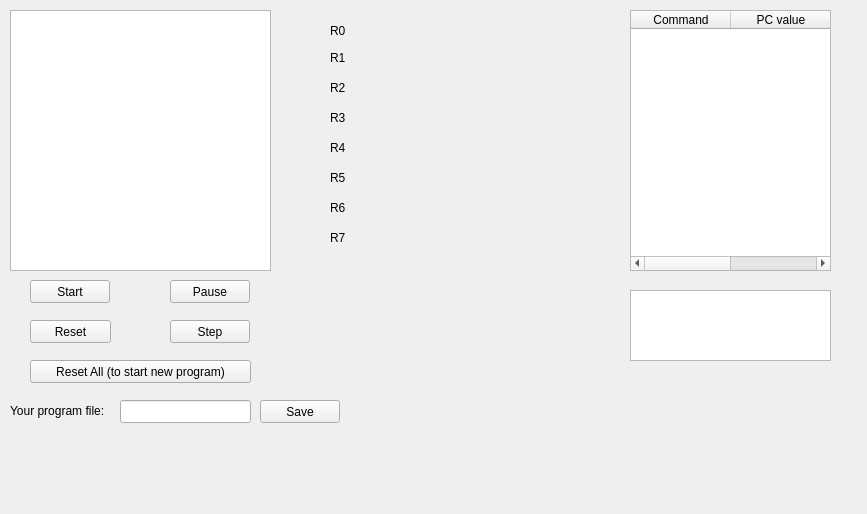
<?xml version="1.0" encoding="UTF-8"?>
<ui version="4.0">
 <class>MainWidget</class>
 <widget class="QWidget" name="MainWidget">
  <property name="geometry">
   <rect>
    <x>0</x>
    <y>0</y>
    <width>867</width>
    <height>514</height>
   </rect>
  </property>
  <property name="windowTitle">
   <string>MainWidget</string>
  </property>
  <widget class="QPushButton" name="pushButton">
   <property name="geometry">
    <rect>
     <x>30</x>
     <y>280</y>
     <width>80</width>
     <height>23</height>
    </rect>
   </property>
   <property name="text">
    <string>Start</string>
   </property>
  </widget>
  <widget class="QPushButton" name="pushButton_2">
   <property name="geometry">
    <rect>
     <x>170</x>
     <y>320</y>
     <width>80</width>
     <height>23</height>
    </rect>
   </property>
   <property name="text">
    <string>Step</string>
   </property>
  </widget>
  <widget class="QPushButton" name="pushButton_3">
   <property name="geometry">
    <rect>
     <x>30</x>
     <y>320</y>
     <width>81</width>
     <height>23</height>
    </rect>
   </property>
   <property name="text">
    <string>Reset</string>
   </property>
  </widget>
  <widget class="QPushButton" name="pushButton_4">
   <property name="geometry">
    <rect>
     <x>170</x>
     <y>280</y>
     <width>80</width>
     <height>23</height>
    </rect>
   </property>
   <property name="text">
    <string>Pause</string>
   </property>
  </widget>
  <widget class="QGraphicsView" name="graphicsView">
   <property name="geometry">
    <rect>
     <x>10</x>
     <y>10</y>
     <width>261</width>
     <height>261</height>
    </rect>
   </property>
  </widget>
  <widget class="QListWidget" name="listWidget">
   <property name="geometry">
    <rect>
     <x>630</x>
     <y>290</y>
     <width>201</width>
     <height>71</height>
    </rect>
   </property>
   <property name="layoutDirection">
    <enum>Qt::LeftToRight</enum>
   </property>
  </widget>
  <widget class="QLabel" name="label">
   <property name="geometry">
    <rect>
     <x>330</x>
     <y>20</y>
     <width>41</width>
     <height>21</height>
    </rect>
   </property>
   <property name="text">
    <string>R0</string>
   </property>
  </widget>
  <widget class="QLabel" name="label_2">
   <property name="geometry">
    <rect>
     <x>330</x>
     <y>50</y>
     <width>59</width>
     <height>15</height>
    </rect>
   </property>
   <property name="text">
    <string>R1</string>
   </property>
  </widget>
  <widget class="QLabel" name="label_3">
   <property name="geometry">
    <rect>
     <x>330</x>
     <y>80</y>
     <width>59</width>
     <height>15</height>
    </rect>
   </property>
   <property name="text">
    <string>R2</string>
   </property>
  </widget>
  <widget class="QLabel" name="label_4">
   <property name="geometry">
    <rect>
     <x>330</x>
     <y>110</y>
     <width>59</width>
     <height>15</height>
    </rect>
   </property>
   <property name="text">
    <string>R3</string>
   </property>
  </widget>
  <widget class="QLabel" name="label_5">
   <property name="geometry">
    <rect>
     <x>330</x>
     <y>140</y>
     <width>59</width>
     <height>15</height>
    </rect>
   </property>
   <property name="text">
    <string>R4</string>
   </property>
  </widget>
  <widget class="QLabel" name="label_6">
   <property name="geometry">
    <rect>
     <x>330</x>
     <y>170</y>
     <width>59</width>
     <height>15</height>
    </rect>
   </property>
   <property name="text">
    <string>R5</string>
   </property>
  </widget>
  <widget class="QLabel" name="label_7">
   <property name="geometry">
    <rect>
     <x>330</x>
     <y>200</y>
     <width>59</width>
     <height>15</height>
    </rect>
   </property>
   <property name="text">
    <string>R6</string>
   </property>
  </widget>
  <widget class="QLabel" name="label_8">
   <property name="geometry">
    <rect>
     <x>330</x>
     <y>230</y>
     <width>59</width>
     <height>15</height>
    </rect>
   </property>
   <property name="text">
    <string>R7</string>
   </property>
  </widget>
  <widget class="QLabel" name="label_9">
   <property name="geometry">
    <rect>
     <x>400</x>
     <y>20</y>
     <width>91</width>
     <height>16</height>
    </rect>
   </property>
   <property name="layoutDirection">
    <enum>Qt::RightToLeft</enum>
   </property>
   <property name="text">
    <string/>
   </property>
  </widget>
  <widget class="QLabel" name="label_10">
   <property name="geometry">
    <rect>
     <x>400</x>
     <y>50</y>
     <width>91</width>
     <height>16</height>
    </rect>
   </property>
   <property name="mouseTracking">
    <bool>false</bool>
   </property>
   <property name="layoutDirection">
    <enum>Qt::RightToLeft</enum>
   </property>
   <property name="text">
    <string/>
   </property>
  </widget>
  <widget class="QLabel" name="label_11">
   <property name="geometry">
    <rect>
     <x>400</x>
     <y>80</y>
     <width>91</width>
     <height>16</height>
    </rect>
   </property>
   <property name="layoutDirection">
    <enum>Qt::RightToLeft</enum>
   </property>
   <property name="text">
    <string/>
   </property>
  </widget>
  <widget class="QLabel" name="label_12">
   <property name="geometry">
    <rect>
     <x>400</x>
     <y>110</y>
     <width>91</width>
     <height>16</height>
    </rect>
   </property>
   <property name="layoutDirection">
    <enum>Qt::RightToLeft</enum>
   </property>
   <property name="text">
    <string/>
   </property>
  </widget>
  <widget class="QLabel" name="label_13">
   <property name="geometry">
    <rect>
     <x>400</x>
     <y>140</y>
     <width>91</width>
     <height>16</height>
    </rect>
   </property>
   <property name="layoutDirection">
    <enum>Qt::RightToLeft</enum>
   </property>
   <property name="text">
    <string/>
   </property>
  </widget>
  <widget class="QLabel" name="label_14">
   <property name="geometry">
    <rect>
     <x>400</x>
     <y>170</y>
     <width>91</width>
     <height>16</height>
    </rect>
   </property>
   <property name="layoutDirection">
    <enum>Qt::RightToLeft</enum>
   </property>
   <property name="text">
    <string/>
   </property>
  </widget>
  <widget class="QLabel" name="label_15">
   <property name="geometry">
    <rect>
     <x>400</x>
     <y>200</y>
     <width>91</width>
     <height>16</height>
    </rect>
   </property>
   <property name="layoutDirection">
    <enum>Qt::RightToLeft</enum>
   </property>
   <property name="text">
    <string/>
   </property>
  </widget>
  <widget class="QLabel" name="label_16">
   <property name="geometry">
    <rect>
     <x>400</x>
     <y>230</y>
     <width>91</width>
     <height>16</height>
    </rect>
   </property>
   <property name="layoutDirection">
    <enum>Qt::RightToLeft</enum>
   </property>
   <property name="text">
    <string/>
   </property>
  </widget>
  <widget class="QLabel" name="label_17">
   <property name="geometry">
    <rect>
     <x>10</x>
     <y>390</y>
     <width>111</width>
     <height>41</height>
    </rect>
   </property>
   <property name="text">
    <string>Your program file:</string>
   </property>
  </widget>
  <widget class="QLineEdit" name="lineEdit">
   <property name="geometry">
    <rect>
     <x>120</x>
     <y>400</y>
     <width>131</width>
     <height>23</height>
    </rect>
   </property>
  </widget>
  <widget class="QPushButton" name="pushButton_5">
   <property name="geometry">
    <rect>
     <x>260</x>
     <y>400</y>
     <width>80</width>
     <height>23</height>
    </rect>
   </property>
   <property name="text">
    <string>Save</string>
   </property>
  </widget>
  <widget class="QTableWidget" name="tableWidget">
   <property name="geometry">
    <rect>
     <x>630</x>
     <y>10</y>
     <width>201</width>
     <height>261</height>
    </rect>
   </property>
   <column>
    <property name="text">
     <string>Command</string>
    </property>
   </column>
   <column>
    <property name="text">
     <string>PC value</string>
    </property>
   </column>
  </widget>
  <widget class="QPushButton" name="pushButton_6">
   <property name="geometry">
    <rect>
     <x>30</x>
     <y>360</y>
     <width>221</width>
     <height>23</height>
    </rect>
   </property>
   <property name="text">
    <string>Reset All (to start new program)</string>
   </property>
  </widget>
 </widget>
 <layoutdefault spacing="6" margin="11"/>
 <resources/>
 <connections/>
</ui>
